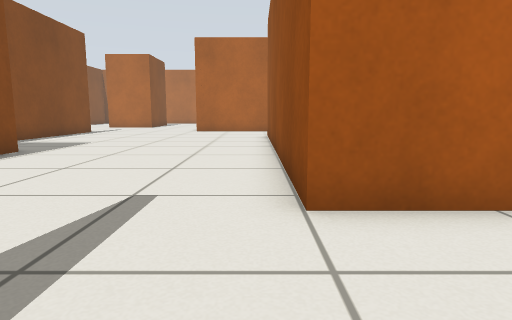
View 1 (above)

22 first-person views from a walk through a robot-simulator world made for Gazebo. The camera is 0.5 m above the floor, tilts 8° down and sees 75° across. The floor is counted in squares, 0.5 m on a side. Each view is taken from the middle of a square. On the plan, view 1 faces up. The plan holds only what a view shows up to about 12 squares ahead; the rest is blank.

View 2
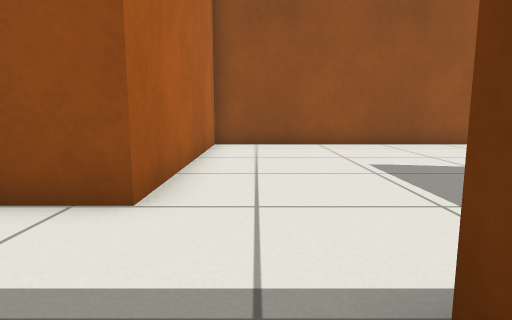

View 3
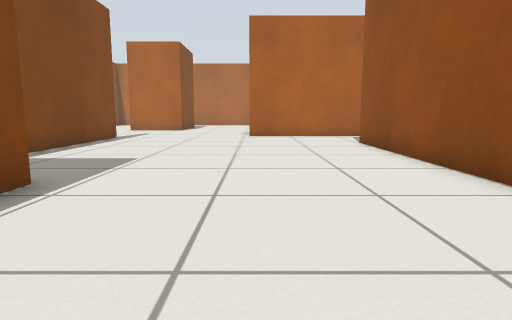

View 4
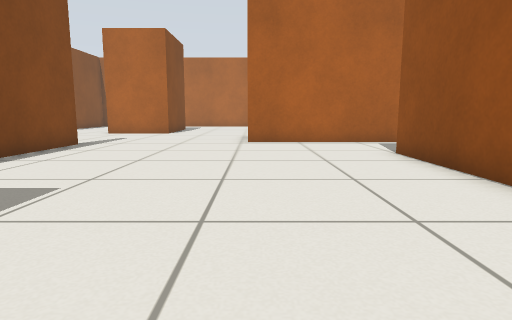

View 5
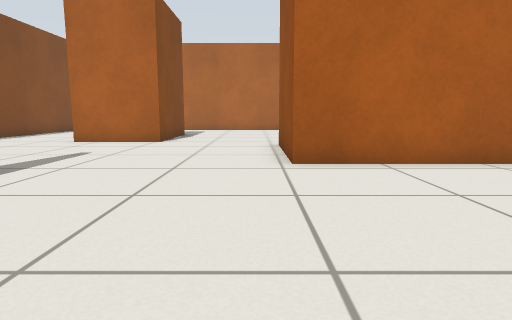

View 6
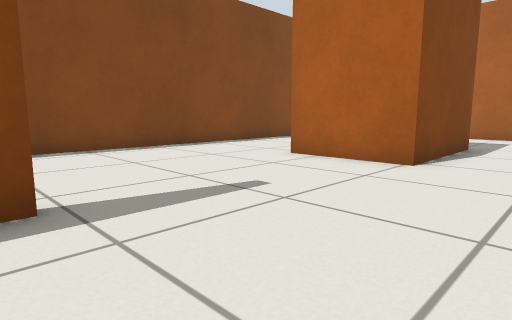

View 7
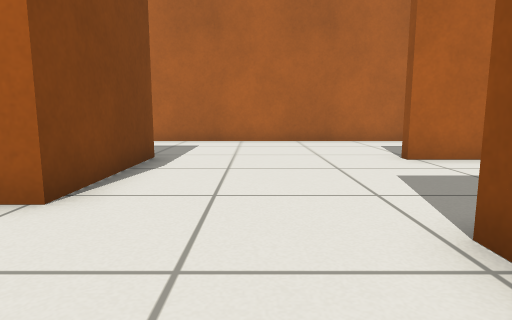

View 8
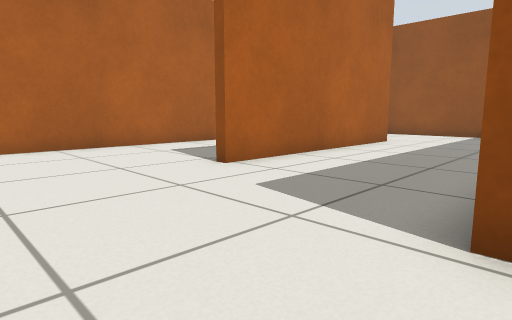

View 9
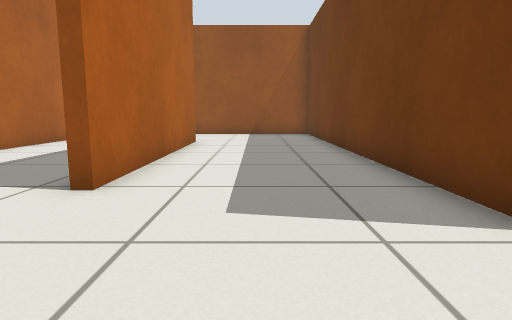

View 10
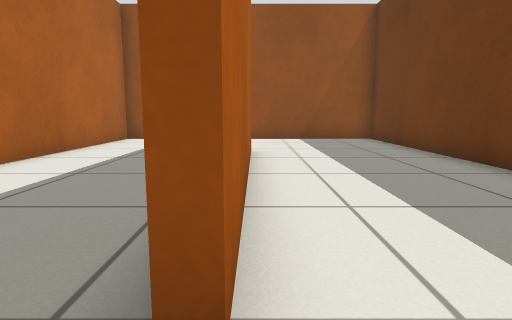

View 11
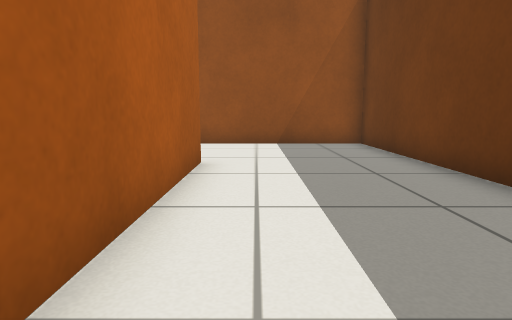

View 12
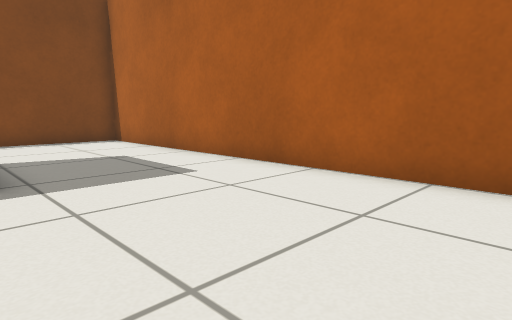

View 13
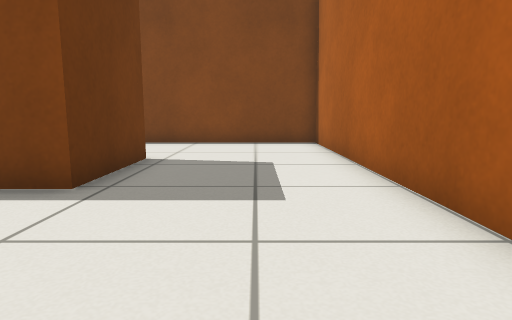

View 14
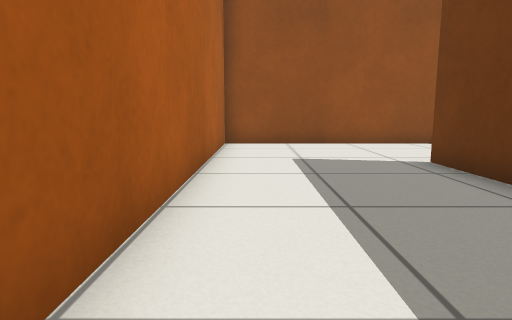

View 15
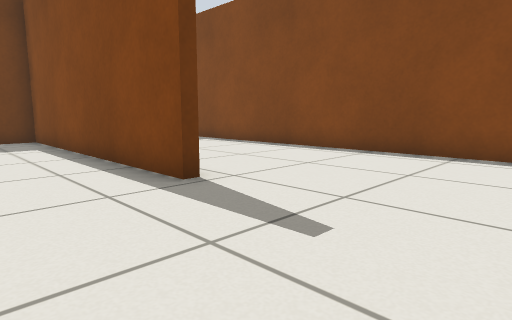

View 16
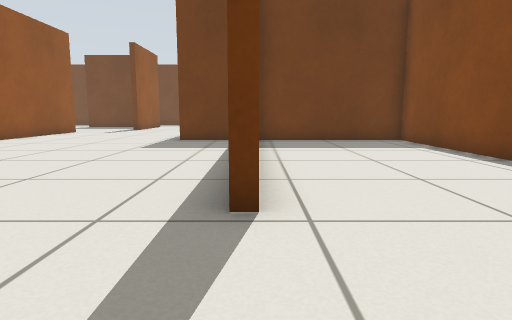

View 17
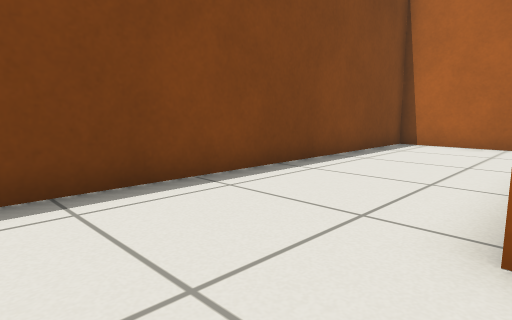

View 18
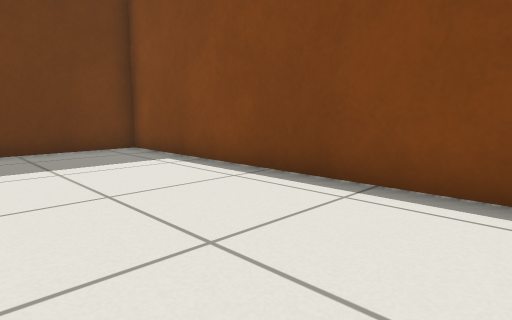

View 19
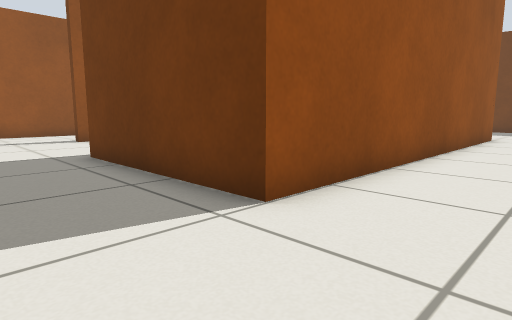

View 20
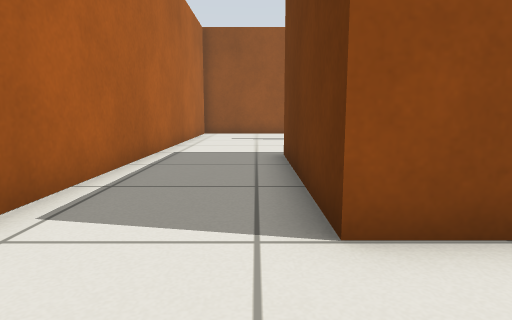

View 21
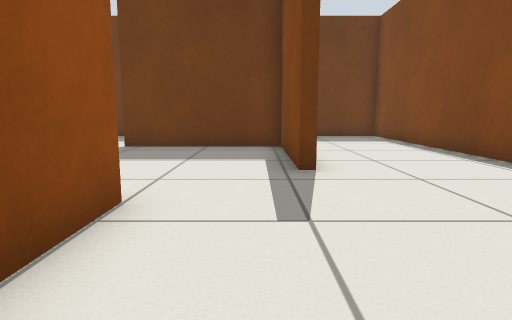

View 22
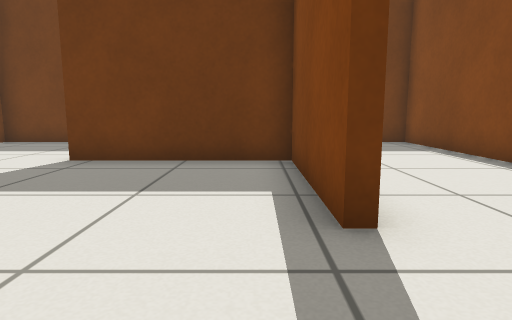

### Floor plan
Points are (right, up) in squares from view 1. A wall is a line through its corners. A room is listed if a view was taken in it or the views show most of it. See-through windows are left out.
Room 1 (view 1)
walls: (-1.8, 1.3) (-1.8, -3) (3, -3); (7.7, -3.4) (7.7, 3.3) (0.5, 3.3)
ways out: opening at (-0.5, 2.5) to room 2; opening at (5, -3) to room 2
Room 2 (views 2, 3, 4, 5, 6, 7, 8, 9, 10, 11, 12, 13, 14, 15, 16, 17, 18, 19, 20, 21, 22)
walls: (-9.1, 17.7) (-8.7, 17.7) (-8.7, 8.6) (-6.2, 8.6) (-6.2, 8); (-2.9, 22.5) (10, 22.5) (10, 32) (-14.4, 32) (-14.4, 8.6) (-9, 8.6); (0.5, 3.3) (0.5, 15.3) (6.1, 15.3); (3.5, 27.6) (5.9, 27.6); (10.5, 13.8) (10.5, 14.2); (10.5, 18.5) (-3.3, 18.5) (-3.3, 22.6); (-10.4, 27.6) (-7.3, 27.6) (-7.3, 23.6) (-10.4, 23.6); (5.9, 27.1) (-1.7, 27.1) (-1.7, 27.5); (-6.2, 0.4) (-6.2, -7.6) (-5.4, -7.6); (7.7, -4.9) (7.7, -3.4); (5.5, -7.6) (7.7, -7.6)
ways out: opening at (-0.5, 2.5) to room 1; opening at (5, -3) to room 1; opening at (11, 16.5)

Where each view was taken, in squares from view 1:
view 1: 0 up, 0 right, facing up
view 2: 2 up, 3 left, facing right
view 3: 4 up, 3 left, facing up
view 4: 7 up, 3 left, facing up
view 5: 12 up, 4 left, facing up
view 6: 17 up, 5 left, facing up-left
view 7: 20 up, 5 left, facing up
view 8: 22 up, 6 left, facing up-right
view 9: 25 up, 6 left, facing right
view 10: 27 up, 3 left, facing right
view 11: 26 up, 1 left, facing right
view 12: 27 up, 2 left, facing up-left
view 13: 30 up, 3 left, facing left
view 14: 31 up, 1 left, facing right
view 15: 22 up, 6 left, facing down-left
view 16: 21 up, 9 left, facing down
view 17: 21 up, 10 left, facing up-left
view 18: 18 up, 10 left, facing down-left
view 19: 18 up, 2 left, facing down-right
view 20: 16 up, 2 left, facing right
view 21: 7 up, 1 left, facing down
view 22: 4 up, 1 left, facing down
